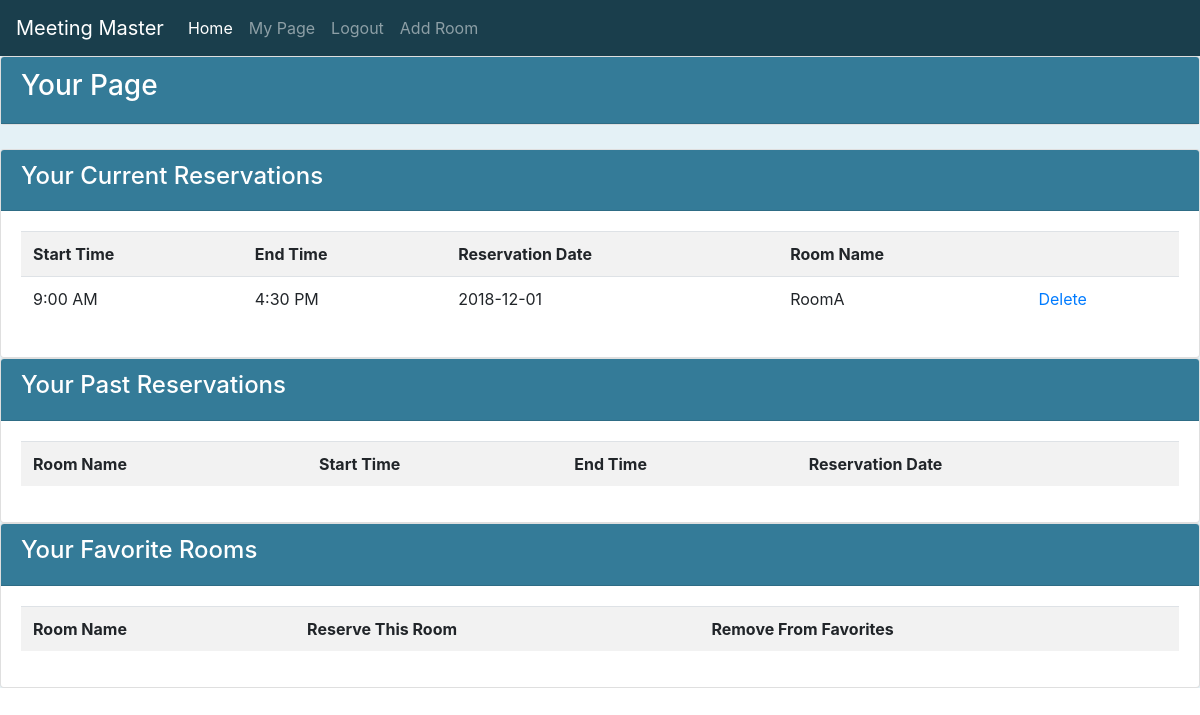
The app's page /user.php (signed in), older data.
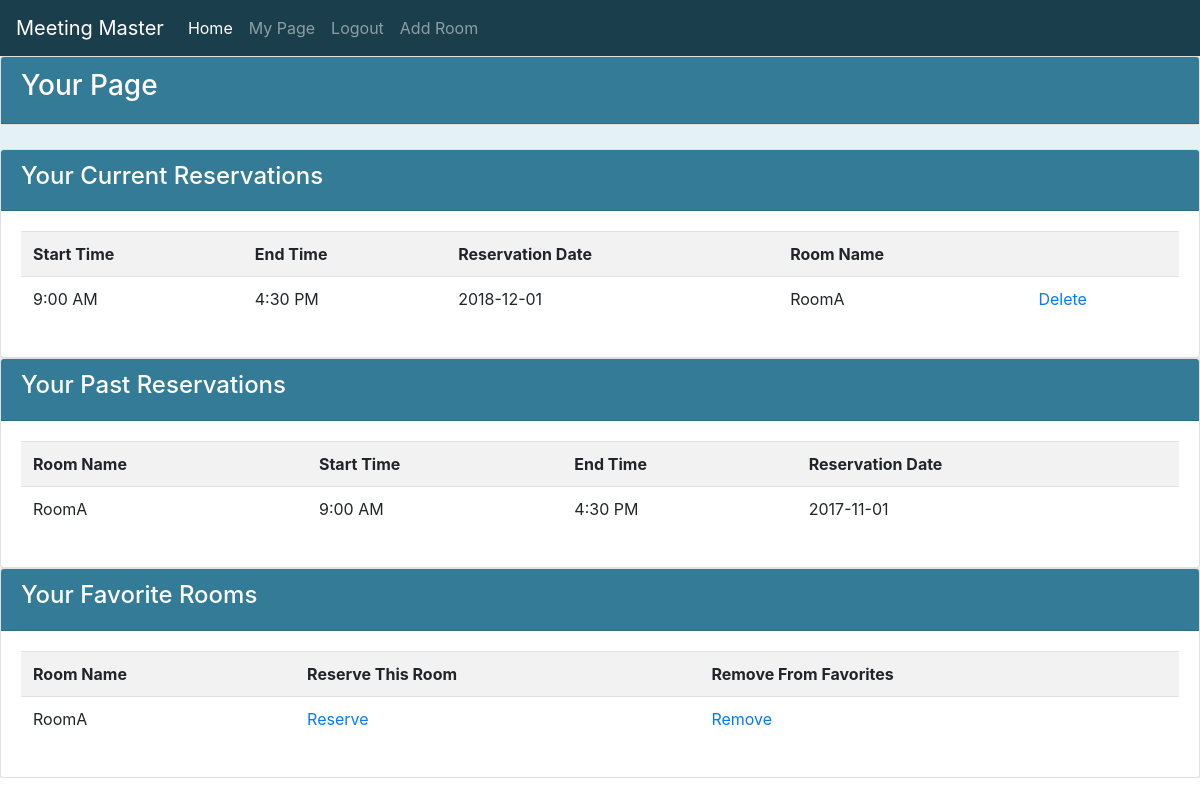
The same page, newer data.
### tables this page shows
CREATE TABLE IF NOT EXISTS `reservation` (
    `ResID` int NOT NULL AUTO_INCREMENT PRIMARY KEY,
    `RoomID` int NOT NULL,
    `UserID` int NOT NULL,
    `StartTime` tinyint NOT NULL,
    `EndTime` tinyint NOT NULL,
    `ResDate` date NOT NULL,
    FOREIGN KEY (RoomID) REFERENCES room(RoomID),
    FOREIGN KEY (UserID) REFERENCES user(UserID)
);

CREATE TABLE IF NOT EXISTS `room` (
    `RoomID` int NOT NULL AUTO_INCREMENT PRIMARY KEY,
    `Name` tinytext NOT NULL,
    `Occupancy` int NOT NULL,
    `Deleted` bool NOT NULL DEFAULT FALSE
);

### user.php (the view, shortened to what this page needs)
<html lang="en">
<head>
  <link rel="stylesheet" href="https://maxcdn.bootstrapcdn.com/bootstrap/4.0.0/css/bootstrap.min.css">
  <link href="style.css" type="text/css" rel="stylesheet">
</head>
<body>
<nav class="navbar navbar-expand-lg navbar-dark" style="background-color: #1A3E4C;">
  <a class="navbar-brand" href="#">Meeting Master</a>
  <div class="collapse navbar-collapse" id="navbarNavAltMarkup">
    <div class="navbar-nav">
      <a class="nav-item nav-link active" href="home1.php">Home <span class="sr-only">(current)</span></a>
      <a class="nav-item nav-link" href="user.php">My Page</a>
      <a class="nav-item nav-link" href="logout.php">Logout</a>
      <?php
        if($_SESSION['admin']){
            echo "<a class='nav-item nav-link' href='room.php'>Add Room</a>";
        }
      ?>
    </div>
  </div>
</nav>
<div class='row'>
  <div class='col'>
<?
$suserid = $_SESSION['userid'];
echo "<div class='card'><div class='card-header'><h3>Your Page</h3></div></div><br>";
$dbuser = 'root';
$dbpass = 'root';
$db = 'meeting';
$host = 'localhost';
$port = 3306;
$conn = mysqli_connect(
   $host,
   $dbuser,
   $dbpass,
   $db,
   $port
);
$timeArr = array("9:00 AM", "9:30 AM", "10:00 AM", "10:30 AM", "11:00 AM", "11:30 AM", "12:00 PM",
    "12:30 PM", "1:00 PM", "1:30 PM", "2:00 PM", "2:30 PM", "3:00 PM", "3:30 PM", "4:00 PM", "4:30 PM", "5:00 PM");
$sql = "SELECT ResID, StartTime, EndTime, ResDate, room.Name ".
    "FROM user, reservation, room ".
    "WHERE user.UserID=reservation.UserID AND user.UserID='$suserid' ".
    "AND reservation.roomID=room.RoomID AND reservation.ResDate>=CURDATE() ".
    "AND NOT room.Deleted;";
$result = mysqli_query($conn, $sql);
echo "<div class='card'><div class='card-header'><h4>Your Current Reservations</h4></div>";
echo "<div class='card-body'><table class='table table-striped'><tr><th>Start Time</th><th>End Time</th><th>Reservation Date</th><th>Room Name</th><th></th></tr>";
while($row = mysqli_fetch_array($result)){
    echo "<tr><td>". $timeArr[$row["StartTime"]] ."</td><td>".
        $timeArr[$row["EndTime"]]."</td><td>". $row["ResDate"].
        "</td><td>". $row["Name"].
        "</td><td><a href='http://localhost:81/WebFinalGroupProject/".
        "user.php?deleteRes=".$row["ResID"]."'>Delete</a></td></tr>";
}
echo "</table></div></div>";
$sql = "SELECT StartTime, EndTime, ResDate, room.Name ".
    "FROM user, reservation, room ".
    "WHERE user.UserID=reservation.UserID AND user.UserID='$suserid' ".
    "AND reservation.roomID=room.RoomID AND reservation.ResDate<CURDATE();";
$result = mysqli_query($conn, $sql);
echo "<div class='card'><div class='card-header'><h4>Your Past Reservations</h4></div>";
echo "<div class='card-body'><table class='table table-striped'><tr><th>Room Name</th><th>Start Time</th><th>End Time</th><th>Reservation Date</th></tr>";
while($row = mysqli_fetch_array($result)){
    echo "<tr><td>". $row["Name"]."</td><td>". $timeArr[$row["StartTime"]] ."</td><td>".
        $timeArr[$row["EndTime"]]."</td><td>".$row["ResDate"]."</td></tr>";
}
echo "</table></div></div>";
$sql = "SELECT room.RoomID, room.Name FROM user, favorite, room ".
    "WHERE user.UserID=favorite.UserID AND user.UserID='$suserid' ".
    "AND room.RoomID=favorite.RoomID AND NOT room.Deleted;";
$result = mysqli_query($conn, $sql);
echo "<div class='card'><div class='card-header'><h4>Your Favorite Rooms</h4></div>";
echo "<div class='card-body'><table class='table table-striped'><tr><th>Room Name</th><th>Reserve This Room</th><th>Remove From Favorites</th></tr>";
while($row = mysqli_fetch_array($result)){
    echo "<tr><td>". $row["Name"] ."</td><td><a href='ReserveRoom.php?roomid=".
        $row["RoomID"]."'>Reserve</a></td><td><a href='removefavorite.php?roomid=".
        $row["RoomID"]."'>Remove</a></td></tr>";
}
echo "</table></div></div>";
?>
    </div>
</div>
</body>
</html>

Row changes from the older to the newer data that the page shows:
added reservation: RoomID.Name "RoomA", StartTime "9:00 AM", EndTime "4:30 PM", ResDate "2017-11-01", shown under "Your Past Reservations"
now on this page (row unchanged): room: Name "RoomA"
